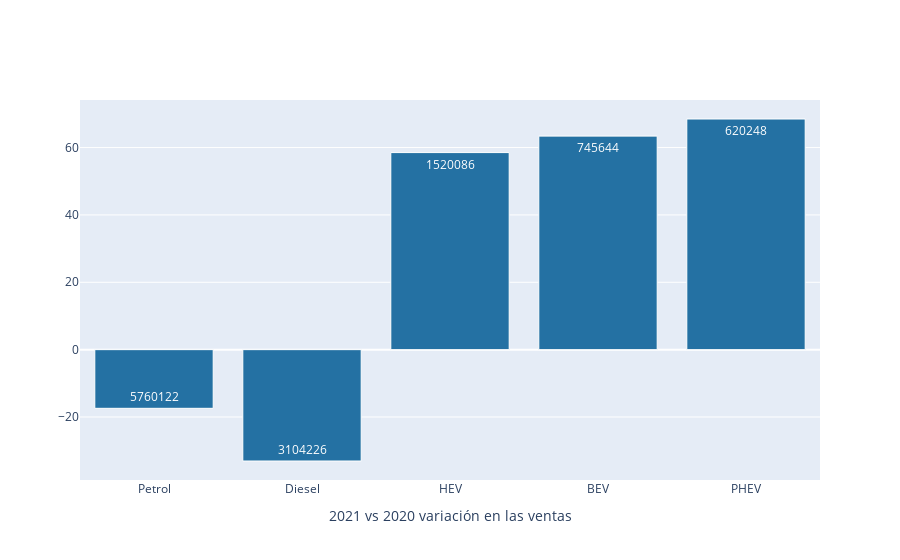

Notebook code for this chart:
### Code cell
"""
Grafica que muestra las variaciones de 2020 a 2021 en ventas por cada tipo.
"""
trace1 = go.Bar(x = EUbyFuel['Model'],
               y = EUbyFuel['Variacion'],
               text = EUbyFuel[2020],
               name = '2020', 
                marker = dict(color = '#2471A3',
                            line = dict(color = '#FFFFFF', width = 1)))


data = [trace1]   
layout = go.Layout(barmode = "group")
fig = go.Figure(data = data, layout=layout) 


fig.update_layout(xaxis_title="2021 vs 2020 variación en las ventas",
    legend=dict(
    orientation = 'h',
    yanchor="top",
    y=1,
    x=0.43))

iplot(fig)

### Figure 1 — Plotly figure (JSON) as saved in the notebook; plotly's stock layout.template omitted (floating-point values rounded to 4 significant figures)
{"data": [{"marker": {"color": "#2471A3", "line": {"color": "#FFFFFF", "width": 1}}, "name": "2020", "text": [5760122, 3104226, 1520086, 745644, 620248], "type": "bar", "x": ["Petrol", "Diesel", "HEV", "BEV", "PHEV"], "y": [-17.42, -33.06, 58.51, 63.4, 68.48]}], "layout": {"barmode": "group", "legend": {"orientation": "h", "x": 0.43, "y": 1, "yanchor": "top"}, "xaxis": {"title": {"text": "2021 vs 2020 variación en las ventas"}}}}
